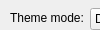
          <widget class="QWidget" name="eyeCandyToolBoxPage">
           <property name="geometry">
            <rect>
             <x>0</x>
             <y>0</y>
             <width>100</width>
             <height>30</height>
            </rect>
           </property>
           <attribute name="label">
            <string>Eye Candy</string>
           </attribute>
           <widget class="QLabel" name="lblThemeMode">
            <property name="geometry">
             <rect>
              <x>10</x>
              <y>10</y>
              <width>81</width>
              <height>16</height>
             </rect>
            </property>
            <property name="text">
             <string>Theme mode:</string>
            </property>
           </widget>
           <widget class="QComboBox" name="themeList">
            <property name="geometry">
             <rect>
              <x>90</x>
              <y>8</y>
              <width>71</width>
              <height>22</height>
             </rect>
            </property>
            <property name="currentIndex">
             <number>1</number>
            </property>
            <item>
             <property name="text">
              <string>Light</string>
             </property>
            </item>
            <item>
             <property name="text">
              <string>Dark</string>
             </property>
            </item>
           </widget>
           <widget class="QLabel" name="lblThemeNeedsRestart">
            <property name="geometry">
             <rect>
              <x>170</x>
              <y>10</y>
              <width>151</width>
              <height>16</height>
             </rect>
            </property>
            <property name="styleSheet">
             <string notr="true">color: rgb(152, 152, 152);</string>
            </property>
            <property name="text">
             <string>Requires a restart</string>
            </property>
           </widget>
           <widget class="QLabel" name="lblPBTheme">
            <property name="geometry">
             <rect>
              <x>10</x>
              <y>40</y>
              <width>81</width>
              <height>16</height>
             </rect>
            </property>
            <property name="text">
             <string>Progress Bar:</string>
            </property>
           </widget>
           <widget class="QComboBox" name="progressBarThemeList">
            <property name="geometry">
             <rect>
              <x>90</x>
              <y>40</y>
              <width>72</width>
              <height>22</height>
             </rect>
            </property>
            <property name="currentIndex">
             <number>4</number>
            </property>
            <item>
             <property name="text">
              <string>Default</string>
             </property>
            </item>
            <item>
             <property name="text">
              <string>Ocean</string>
             </property>
            </item>
            <item>
             <property name="text">
              <string>Sky</string>
             </property>
            </item>
            <item>
             <property name="text">
              <string>Girly</string>
             </property>
            </item>
            <item>
             <property name="text">
              <string>Carbon</string>
             </property>
            </item>
           </widget>
           <widget class="QLabel" name="lblPBThemeNeedsRestart">
            <property name="geometry">
             <rect>
              <x>170</x>
              <y>42</y>
              <width>151</width>
              <height>16</height>
             </rect>
            </property>
            <property name="styleSheet">
             <string notr="true">color: rgb(152, 152, 152);</string>
            </property>
            <property name="text">
             <string>Requires a restart</string>
            </property>
           </widget>
           <widget class="QCheckBox" name="chkDisableAboutDescriptionAnimation">
            <property name="geometry">
             <rect>
              <x>10</x>
              <y>150</y>
              <width>391</width>
              <height>19</height>
             </rect>
            </property>
            <property name="text">
             <string>Disable the animation in about page</string>
            </property>
           </widget>
           <widget class="QLabel" name="lblTabsStyle">
            <property name="geometry">
             <rect>
              <x>10</x>
              <y>80</y>
              <width>71</width>
              <height>16</height>
             </rect>
            </property>
            <property name="text">
             <string>Tabs style:</string>
            </property>
           </widget>
           <widget class="QLabel" name="lblTabsPosition">
            <property name="geometry">
             <rect>
              <x>10</x>
              <y>110</y>
              <width>71</width>
              <height>16</height>
             </rect>
            </property>
            <property name="text">
             <string>Tabs position:</string>
            </property>
           </widget>
           <widget class="QComboBox" name="tabsStyle">
            <property name="geometry">
             <rect>
              <x>90</x>
              <y>77</y>
              <width>91</width>
              <height>22</height>
             </rect>
            </property>
            <property name="currentIndex">
             <number>0</number>
            </property>
            <item>
             <property name="text">
              <string>Rounded</string>
             </property>
            </item>
            <item>
             <property name="text">
              <string>Triangular</string>
             </property>
            </item>
           </widget>
           <widget class="QComboBox" name="tabsPosition">
            <property name="geometry">
             <rect>
              <x>90</x>
              <y>107</y>
              <width>91</width>
              <height>22</height>
             </rect>
            </property>
            <item>
             <property name="text">
              <string>Top</string>
             </property>
            </item>
            <item>
             <property name="text">
              <string>Left</string>
             </property>
            </item>
            <item>
             <property name="text">
              <string>Bottom</string>
             </property>
            </item>
            <item>
             <property name="text">
              <string>Right</string>
             </property>
            </item>
           </widget>
          </widget>
